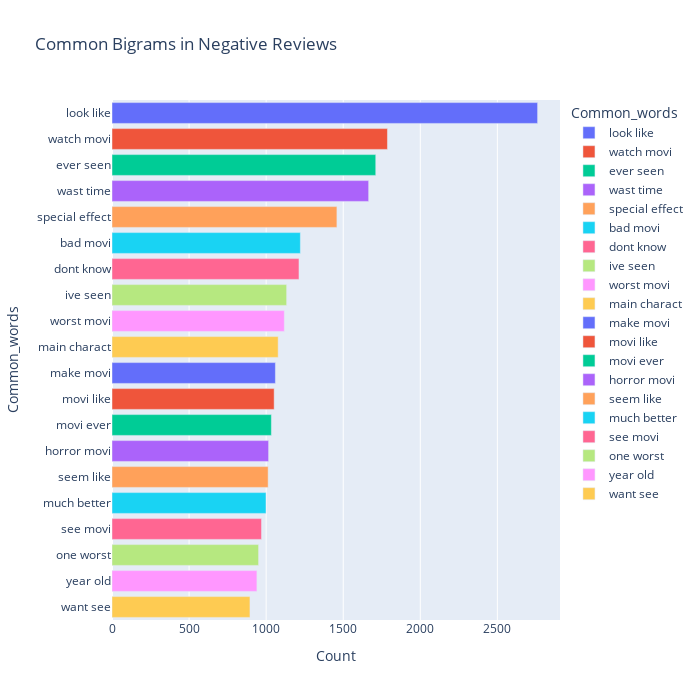

The cell this chart's notebook holds for it:
### Code cell
most_common_bi_neg = get_top_text_ngrams(df.review[df.sentiment=='negative'],20,2)
most_common_bi_neg = dict(most_common_bi_neg)
temp = pd.DataFrame(columns = ["Common_words" , 'Count'])
temp["Common_words"] = list(most_common_bi_neg.keys())
temp["Count"] = list(most_common_bi_neg.values())
fig = px.bar(temp, x="Count", y="Common_words", title='Common Bigrams in Negative Reviews', orientation='h', 
             width=700, height=700,color='Common_words')
fig.show()

### Figure 1 — Plotly figure (JSON) as saved in the notebook; plotly's stock layout.template omitted (floating-point values rounded to 4 significant figures)
{"data": [{"alignmentgroup": "True", "hovertemplate": "Common_words=%{y}<br>Count=%{x}<extra></extra>", "legendgroup": "look like", "marker": {"color": "#636efa"}, "name": "look like", "offsetgroup": "look like", "orientation": "h", "showlegend": true, "textposition": "auto", "type": "bar", "x": [2761], "xaxis": "x", "y": ["look like"], "yaxis": "y"}, {"alignmentgroup": "True", "hovertemplate": "Common_words=%{y}<br>Count=%{x}<extra></extra>", "legendgroup": "watch movi", "marker": {"color": "#EF553B"}, "name": "watch movi", "offsetgroup": "watch movi", "orientation": "h", "showlegend": true, "textposition": "auto", "type": "bar", "x": [1787], "xaxis": "x", "y": ["watch movi"], "yaxis": "y"}, {"alignmentgroup": "True", "hovertemplate": "Common_words=%{y}<br>Count=%{x}<extra></extra>", "legendgroup": "ever seen", "marker": {"color": "#00cc96"}, "name": "ever seen", "offsetgroup": "ever seen", "orientation": "h", "showlegend": true, "textposition": "auto", "type": "bar", "x": [1711], "xaxis": "x", "y": ["ever seen"], "yaxis": "y"}, {"alignmentgroup": "True", "hovertemplate": "Common_words=%{y}<br>Count=%{x}<extra></extra>", "legendgroup": "wast time", "marker": {"color": "#ab63fa"}, "name": "wast time", "offsetgroup": "wast time", "orientation": "h", "showlegend": true, "textposition": "auto", "type": "bar", "x": [1665], "xaxis": "x", "y": ["wast time"], "yaxis": "y"}, {"alignmentgroup": "True", "hovertemplate": "Common_words=%{y}<br>Count=%{x}<extra></extra>", "legendgroup": "special effect", "marker": {"color": "#FFA15A"}, "name": "special effect", "offsetgroup": "special effect", "orientation": "h", "showlegend": true, "textposition": "auto", "type": "bar", "x": [1459], "xaxis": "x", "y": ["special effect"], "yaxis": "y"}, {"alignmentgroup": "True", "hovertemplate": "Common_words=%{y}<br>Count=%{x}<extra></extra>", "legendgroup": "bad movi", "marker": {"color": "#19d3f3"}, "name": "bad movi", "offsetgroup": "bad movi", "orientation": "h", "showlegend": true, "textposition": "auto", "type": "bar", "x": [1222], "xaxis": "x", "y": ["bad movi"], "yaxis": "y"}, {"alignmentgroup": "True", "hovertemplate": "Common_words=%{y}<br>Count=%{x}<extra></extra>", "legendgroup": "dont know", "marker": {"color": "#FF6692"}, "name": "dont know", "offsetgroup": "dont know", "orientation": "h", "showlegend": true, "textposition": "auto", "type": "bar", "x": [1213], "xaxis": "x", "y": ["dont know"], "yaxis": "y"}, {"alignmentgroup": "True", "hovertemplate": "Common_words=%{y}<br>Count=%{x}<extra></extra>", "legendgroup": "ive seen", "marker": {"color": "#B6E880"}, "name": "ive seen", "offsetgroup": "ive seen", "orientation": "h", "showlegend": true, "textposition": "auto", "type": "bar", "x": [1133], "xaxis": "x", "y": ["ive seen"], "yaxis": "y"}, {"alignmentgroup": "True", "hovertemplate": "Common_words=%{y}<br>Count=%{x}<extra></extra>", "legendgroup": "worst movi", "marker": {"color": "#FF97FF"}, "name": "worst movi", "offsetgroup": "worst movi", "orientation": "h", "showlegend": true, "textposition": "auto", "type": "bar", "x": [1118], "xaxis": "x", "y": ["worst movi"], "yaxis": "y"}, {"alignmentgroup": "True", "hovertemplate": "Common_words=%{y}<br>Count=%{x}<extra></extra>", "legendgroup": "main charact", "marker": {"color": "#FECB52"}, "name": "main charact", "offsetgroup": "main charact", "orientation": "h", "showlegend": true, "textposition": "auto", "type": "bar", "x": [1078], "xaxis": "x", "y": ["main charact"], "yaxis": "y"}, {"alignmentgroup": "True", "hovertemplate": "Common_words=%{y}<br>Count=%{x}<extra></extra>", "legendgroup": "make movi", "marker": {"color": "#636efa"}, "name": "make movi", "offsetgroup": "make movi", "orientation": "h", "showlegend": true, "textposition": "auto", "type": "bar", "x": [1060], "xaxis": "x", "y": ["make movi"], "yaxis": "y"}, {"alignmentgroup": "True", "hovertemplate": "Common_words=%{y}<br>Count=%{x}<extra></extra>", "legendgroup": "movi like", "marker": {"color": "#EF553B"}, "name": "movi like", "offsetgroup": "movi like", "orientation": "h", "showlegend": true, "textposition": "auto", "type": "bar", "x": [1052], "xaxis": "x", "y": ["movi like"], "yaxis": "y"}, {"alignmentgroup": "True", "hovertemplate": "Common_words=%{y}<br>Count=%{x}<extra></extra>", "legendgroup": "movi ever", "marker": {"color": "#00cc96"}, "name": "movi ever", "offsetgroup": "movi ever", "orientation": "h", "showlegend": true, "textposition": "auto", "type": "bar", "x": [1034], "xaxis": "x", "y": ["movi ever"], "yaxis": "y"}, {"alignmentgroup": "True", "hovertemplate": "Common_words=%{y}<br>Count=%{x}<extra></extra>", "legendgroup": "horror movi", "marker": {"color": "#ab63fa"}, "name": "horror movi", "offsetgroup": "horror movi", "orientation": "h", "showlegend": true, "textposition": "auto", "type": "bar", "x": [1016], "xaxis": "x", "y": ["horror movi"], "yaxis": "y"}, {"alignmentgroup": "True", "hovertemplate": "Common_words=%{y}<br>Count=%{x}<extra></extra>", "legendgroup": "seem like", "marker": {"color": "#FFA15A"}, "name": "seem like", "offsetgroup": "seem like", "orientation": "h", "showlegend": true, "textposition": "auto", "type": "bar", "x": [1013], "xaxis": "x", "y": ["seem like"], "yaxis": "y"}, {"alignmentgroup": "True", "hovertemplate": "Common_words=%{y}<br>Count=%{x}<extra></extra>", "legendgroup": "much better", "marker": {"color": "#19d3f3"}, "name": "much better", "offsetgroup": "much better", "orientation": "h", "showlegend": true, "textposition": "auto", "type": "bar", "x": [999], "xaxis": "x", "y": ["much better"], "yaxis": "y"}, {"alignmentgroup": "True", "hovertemplate": "Common_words=%{y}<br>Count=%{x}<extra></extra>", "legendgroup": "see movi", "marker": {"color": "#FF6692"}, "name": "see movi", "offsetgroup": "see movi", "orientation": "h", "showlegend": true, "textposition": "auto", "type": "bar", "x": [970], "xaxis": "x", "y": ["see movi"], "yaxis": "y"}, {"alignmentgroup": "True", "hovertemplate": "Common_words=%{y}<br>Count=%{x}<extra></extra>", "legendgroup": "one worst", "marker": {"color": "#B6E880"}, "name": "one worst", "offsetgroup": "one worst", "orientation": "h", "showlegend": true, "textposition": "auto", "type": "bar", "x": [951], "xaxis": "x", "y": ["one worst"], "yaxis": "y"}, {"alignmentgroup": "True", "hovertemplate": "Common_words=%{y}<br>Count=%{x}<extra></extra>", "legendgroup": "year old", "marker": {"color": "#FF97FF"}, "name": "year old", "offsetgroup": "year old", "orientation": "h", "showlegend": true, "textposition": "auto", "type": "bar", "x": [940], "xaxis": "x", "y": ["year old"], "yaxis": "y"}, {"alignmentgroup": "True", "hovertemplate": "Common_words=%{y}<br>Count=%{x}<extra></extra>", "legendgroup": "want see", "marker": {"color": "#FECB52"}, "name": "want see", "offsetgroup": "want see", "orientation": "h", "showlegend": true, "textposition": "auto", "type": "bar", "x": [895], "xaxis": "x", "y": ["want see"], "yaxis": "y"}], "layout": {"barmode": "relative", "height": 700, "legend": {"title": {"text": "Common_words"}, "tracegroupgap": 0}, "title": {"text": "Common Bigrams in Negative Reviews"}, "width": 700, "xaxis": {"anchor": "y", "domain": [0, 1], "title": {"text": "Count"}}, "yaxis": {"anchor": "x", "categoryarray": ["want see", "year old", "one worst", "see movi", "much better", "seem like", "horror movi", "movi ever", "movi like", "make movi", "main charact", "worst movi", "ive seen", "dont know", "bad movi", "special effect", "wast time", "ever seen", "watch movi", "look like"], "categoryorder": "array", "domain": [0, 1], "title": {"text": "Common_words"}}}}
